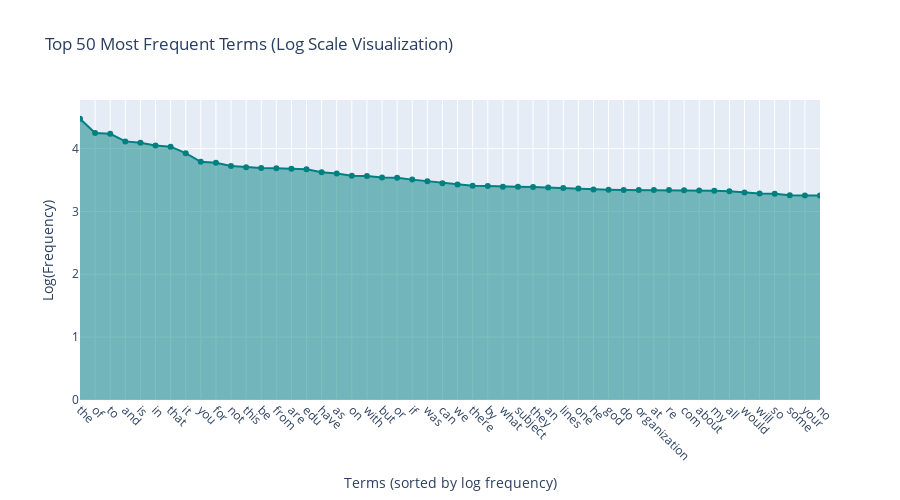

This figure's notebook cell:
### Markdown cell above
### >>> **Exercise 15 (take home):** 
You can copy the code from the previous exercise and change the 'term_frequencies' variable for the 'term_frequencies_log', comment about the differences that you observe and talk about other possible insights that we can get from a log distribution.

### Code cell
# Answer here
top_freqs_log = term_frequencies_log[top_terms_idx]

# Sort frequency
sorted_idx = np.argsort(top_freqs_log)[::-1]
top_terms_sorted = top_terms[sorted_idx]
top_freqs_log_sorted = top_freqs_log[sorted_idx]

# Plot with Plotly
fig = go.Figure()

fig.add_trace(go.Scatter(
    x=top_terms_sorted,
    y=top_freqs_log_sorted,
    mode='lines+markers',
    fill='tozeroy',
    line=dict(color='teal'),
    name="Log Term Frequency"
))

fig.update_layout(
    title=f"Top {top_n} Most Frequent Terms (Log Scale Visualization)",
    xaxis_title="Terms (sorted by log frequency)",
    yaxis_title="Log(Frequency)",
    xaxis_tickangle=45,
    height=500,
    width=900
)

fig.show()

# plot with plt
plt.figure(figsize=(15,5))
plt.plot(top_terms_sorted, top_freqs_log_sorted, color='purple', marker='o', label='Term Frequency')
plt.fill_between(top_terms_sorted, top_freqs_log_sorted, color='purple', alpha=0.3)

plt.xticks(rotation=45)
plt.xlabel("Terms (sorted by frequency)")
plt.ylabel("Frequency")
plt.title(f"Top {top_n} Most Frequent Terms (Long Tail Visualization)")
plt.legend()
plt.tight_layout()
plt.show()

### Figure 1 — Plotly figure (JSON) as saved in the notebook; plotly's stock layout.template omitted (floating-point values rounded to 4 significant figures)
{"data": [{"fill": "tozeroy", "line": {"color": "teal"}, "mode": "lines+markers", "name": "Log Term Frequency", "type": "scatter", "x": ["the", "of", "to", "and", "is", "in", "that", "it", "you", "for", "not", "this", "be", "from", "are", "edu", "have", "as", "on", "with", "but", "or", "if", "was", "can", "we", "there", "by", "what", "subject", "they", "an", "lines", "one", "he", "god", "do", "organization", "at", "re", "com", "about", "my", "all", "would", "will", "so", "some", "your", "no"], "y": [4.475, 4.247, 4.236, 4.115, 4.091, 4.05, 4.03, 3.927, 3.789, 3.775, 3.723, 3.704, 3.69, 3.688, 3.678, 3.67, 3.625, 3.604, 3.569, 3.563, 3.538, 3.536, 3.506, 3.48, 3.45, 3.427, 3.408, 3.406, 3.393, 3.392, 3.389, 3.379, 3.372, 3.364, 3.349, 3.346, 3.341, 3.341, 3.341, 3.34, 3.337, 3.332, 3.331, 3.321, 3.301, 3.284, 3.281, 3.256, 3.254, 3.253]}], "layout": {"height": 500, "title": {"text": "Top 50 Most Frequent Terms (Log Scale Visualization)"}, "width": 900, "xaxis": {"tickangle": 45, "title": {"text": "Terms (sorted by log frequency)"}}, "yaxis": {"title": {"text": "Log(Frequency)"}}}}
